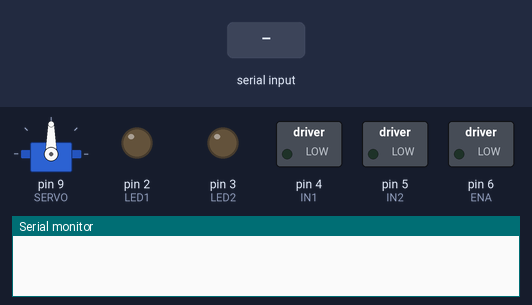
Simulated run of this sketch. Board: Arduino Uno, built with avr-gcc and run on an emulated ATmega328P. Shown: servo, switched loads named in the sketch (green lamp = pin HIGH), output pins drawn as LEDs (lit = HIGH), the last lines printed to the serial monitor. Inputs (shaded band) come from the test bench.

Above: at 1.2 s.
1.3 s: "SERVO\n" received over Serial
At 2.1 s:
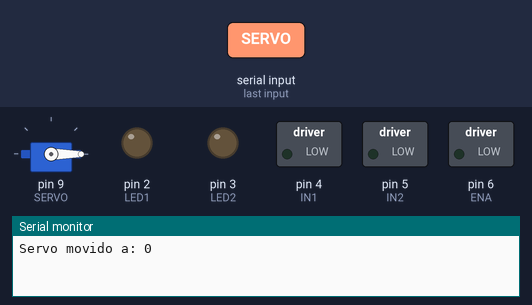
2.8 s: "LED1,45\n" received over Serial
At 3.3 s:
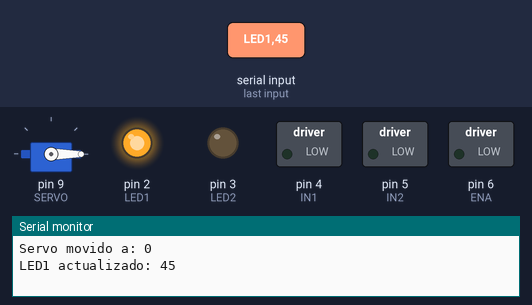
4.3 s: "MOTOR,45\n" received over Serial
At 5.5 s:
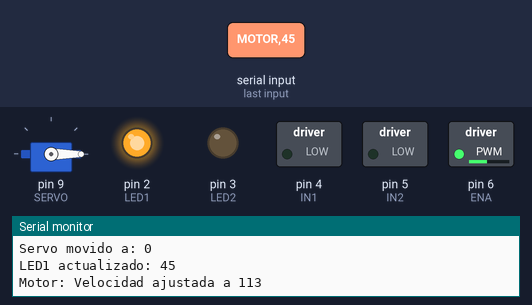
5.8 s: "LED1\n" received over Serial
At 6.7 s:
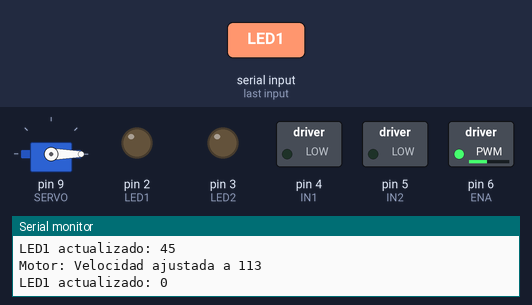
7.3 s: "LED2,45\n" received over Serial
At 8.0 s:
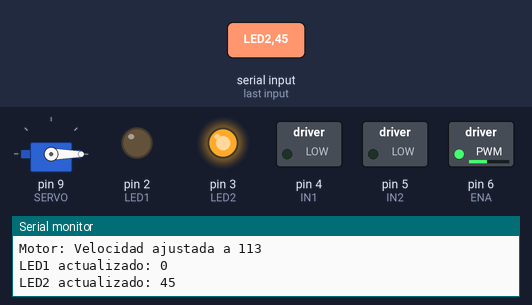
8.8 s: "MOTOR90\n" received over Serial
At 9.1 s:
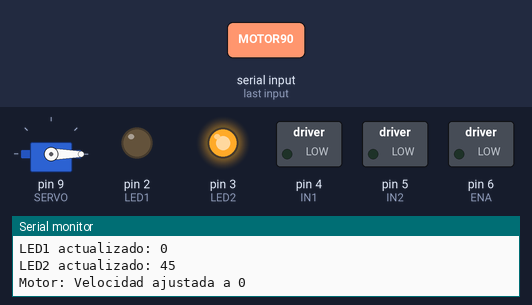
Timing chart, 0 to 11.3 s (numbered marks = the images above; inputs shaded):
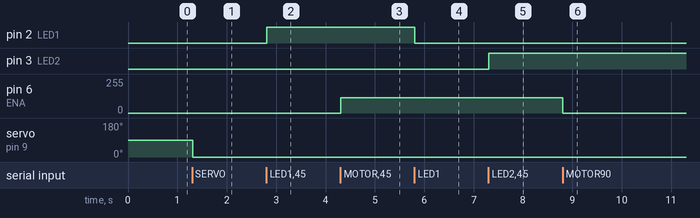

Measured:
- after the input at 1.3 s, servo on pin 9 (SERVO): 90° → 0° at once
- after the input at 2.8 s, pin 2 (LED1): LOW → HIGH at once
- after the input at 4.3 s, pin 6 (ENA): 0/255 → 113/255 at once
- after the input at 5.8 s, pin 2 (LED1): HIGH → LOW at once
- after the input at 7.3 s, pin 3 (LED2): LOW → HIGH at once
- after the input at 8.8 s, pin 6 (ENA): 113/255 → 0/255 at once

The sketch:

Punto7_Multy.ino
```cpp
#include <Servo.h>

// Definición de pines
#define LED1 2
#define LED2 3
#define IN1 4
#define IN2 5
#define ENA 6
#define SERVO 9

// Crear un objeto Servo
Servo miServo;

void setup() {
  // Configurar pines como salida
  pinMode(LED1, OUTPUT);
  pinMode(LED2, OUTPUT);
  pinMode(IN1, OUTPUT);
  pinMode(IN2, OUTPUT);
  pinMode(ENA, OUTPUT);

  // Conectar el servomotor al pin 9
  miServo.attach(SERVO);

  // Iniciar comunicación serial
  Serial.begin(9600);
}

void loop() {
  if (Serial.available() > 0) {
    // Leer el comando enviado desde Python
    String comando = Serial.readStringUntil('\n'); // Leer hasta el salto de línea

    // Procesar el comando
    if (comando.startsWith("LED1")) {
      // Controlar LED 1
      int estado = comando.substring(5).toInt(); // Leer el estado (0 o 1)
      digitalWrite(LED1, estado);
      Serial.println("LED1 actualizado: " + String(estado));
    } else if (comando.startsWith("LED2")) {
      // Controlar LED 2
      int estado = comando.substring(5).toInt(); // Leer el estado (0 o 1)
      digitalWrite(LED2, estado);
      Serial.println("LED2 actualizado: " + String(estado));
    } else if (comando.startsWith("MOTOR")) {
      // Controlar el motor DC
      char accion = comando.charAt(6); // Leer la acción (D, A, S o velocidad)
      if (accion == 'D') {
        // Girar en sentido horario (adelante)
        digitalWrite(IN1, HIGH);
        digitalWrite(IN2, LOW);
        Serial.println("Motor: Adelante");
      } else if (accion == 'A') {
        // Girar en sentido antihorario (atrás)
        digitalWrite(IN1, LOW);
        digitalWrite(IN2, HIGH);
        Serial.println("Motor: Atrás");
      } else if (accion == 'S') {
        // Detener el motor
        digitalWrite(IN1, LOW);
        digitalWrite(IN2, LOW);
        Serial.println("Motor: Detenido");
      } else if (accion >= '0' && accion <= '9') {
        // Ajustar la velocidad
        int velocidad = map(accion - '0', 0, 9, 0, 255); // Mapear a PWM (0-255)
        analogWrite(ENA, velocidad);
        Serial.println("Motor: Velocidad ajustada a " + String(velocidad));
      } else {
        Serial.println("Comando de motor no reconocido: " + String(accion));
      }
    } else if (comando.startsWith("SERVO")) {
      // Controlar el servomotor
      int angulo = comando.substring(6).toInt(); // Leer el ángulo (0-180)
      miServo.write(angulo);
      Serial.println("Servo movido a: " + String(angulo));
    } else {
      Serial.println("Comando no reconocido: " + comando);
    }
  }
}
```
